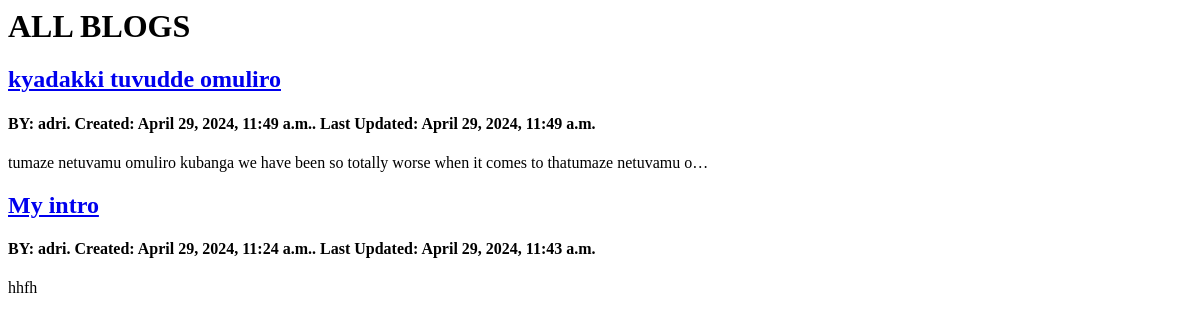
Before: /blog/blogs with the older database file.
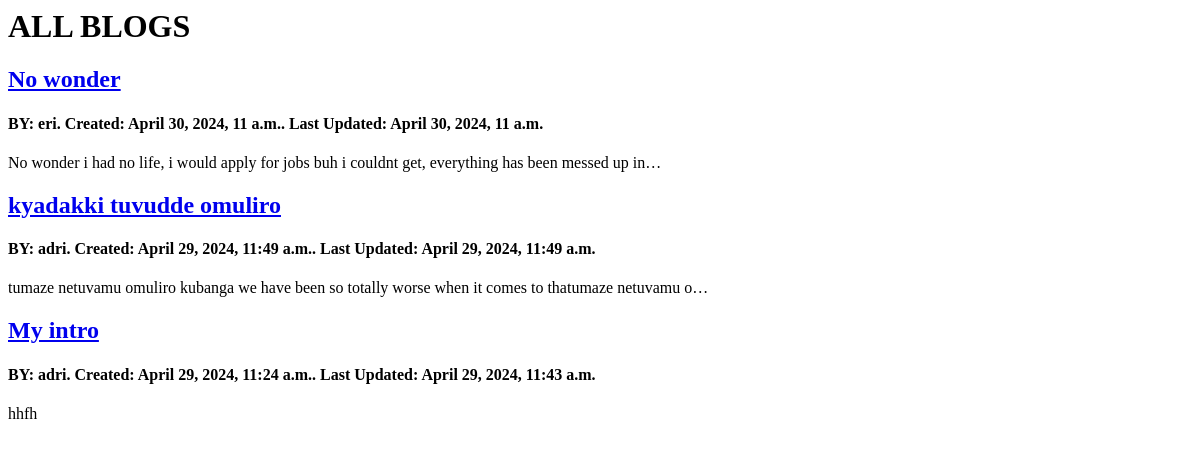
After: the same page with the newer database file.
### myblog/models.py (models this page shows, shortened)
class Blog(models.Model):
    author = models.ForeignKey(settings.AUTH_USER_MODEL, on_delete=models.CASCADE)
    title = models.CharField(max_length=120)
    description = models.TextField(blank=True, null=True)
    created_at = models.DateTimeField(auto_now_add=True, blank=True, null=True)
    updated_at = models.DateTimeField(auto_now=True, blank=True, null=True)
    slug = models.SlugField(unique=True, blank=True, null=True)

class CustomUser(AbstractUser):
    address = models.CharField(max_length=64)

### myblog/views.py (the view)
# urls.py: path("blogs", views.blogs, name="blogs"),
def blogs(request):
    blogs = models.Blog.objects.all().order_by("-created_at")
    context = {
        "blogs": blogs,
    }
    return render(request, "myblog/blogs.html", context)

### templates/myblog/blogs.html (shortened to what this page needs)
{% extends "base.html" %}
{% block content %}
<div>
    <h1>ALL BLOGS</h1>
    {% for blog in blogs %}
    <a href={% url "blog_details" slug=blog.slug %}>
        <h2>{{ blog.title }}</h2>
    </a>
    <h4>BY: {{blog.author}}. Created: {{blog.created_at}}. Last Updated: {{blog.updated_at}}</h4>
        <p>{{ blog.description|truncatechars:100 }}</p>
    {% endfor %}
</div>
{% endblock content %}

### templates/base.html (shortened to what this page needs)
{% load static %}
<html lang="en">
<head>
</head>
<body>
    {% block content %}{% endblock content %}
</body>
</html>

Changed rows visible on the page:
added Blog: title "No wonder", author "eri", created_at "April 30, 2024, 11 a.m.", updated_at "April 30, 2024, 11 a.m.", description "No wonder i had no life, i would apply for jobs buh i couldnt get, everything has been messed up in…"
